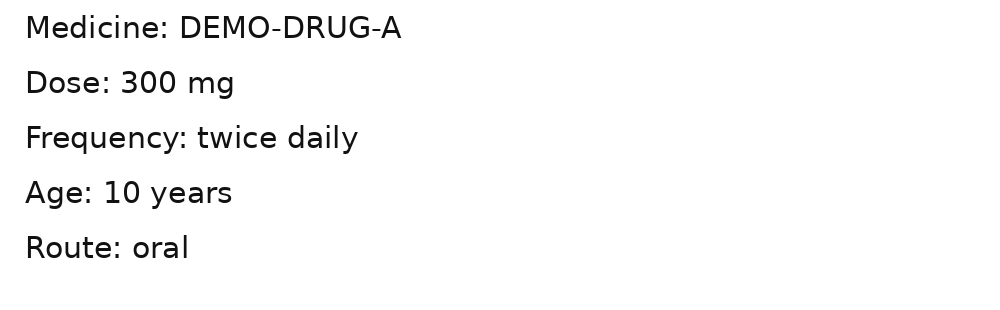
#> input picture examples/synthetic_prescription.png, 1000 x 310 px
$ python -i segments.py   (imports and definitions only)
#> lines starting #> are read from the running program, lines starting #| are printed output that depends on the picture; after the words box and inside, x2 and y2 are one past the last pixel; in counts of white or black regions, pixels touching at a corner belong together
#> further down, picture is the input picture: PIL image 1000x310 RGB; min 17, max 255, mean 248.6
"""Conservative text crop proposals for existing word-trained TrOCR.

OpenCV proposals are geometry-only. They are not a trained YOLO detector, do not
identify medicines, and cannot establish complete OCR coverage. Large contours
are broken into overlapping review tiles instead of crushing multiple rows into
one 384px crop. Every fallback tile is explicitly marked as uncertain.
"""
from __future__ import annotations
from PIL import Image, ImageOps


def propose_text_regions(image: Image.Image, *, maximum: int = 384):
#> called with maximum = 384
    try:
        import cv2
        import numpy as np
    except ImportError as exc:
        raise RuntimeError('OpenCV and numpy required for text proposals.') from exc
    im=image.convert('RGB')
    gray=np.asarray(ImageOps.autocontrast(ImageOps.grayscale(im)))
    h,w=gray.shape
#> h = 310; w = 1000
    if h<32 or w<64:
        return [], []
    # Adaptive threshold limits the false foreground generated by dark scanned
    # backgrounds and uneven lighting. Remove long straight ruling lines.
    block=41 if min(w,h)>=41 else (min(w,h)//2*2+1)
#> block = 41
    ink=cv2.adaptiveThreshold(gray,255,cv2.ADAPTIVE_THRESH_GAUSSIAN_C,
                              cv2.THRESH_BINARY_INV,block,17)
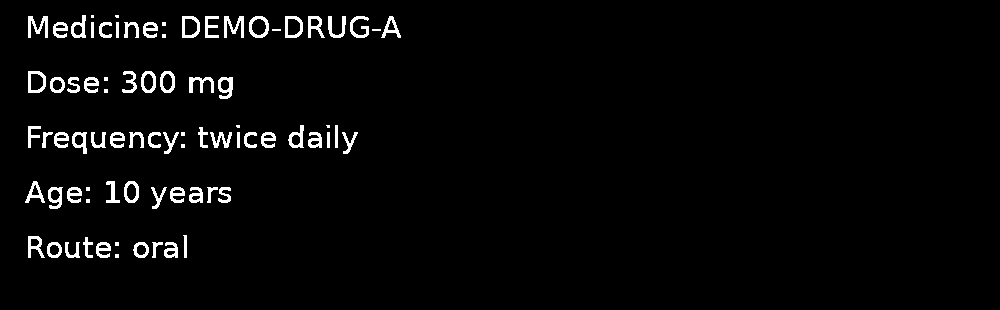
#> ink: shape (310, 1000); 2.9% white; 80 white regions (16 under 20 px), largest, box (x1, y1, x2, y2) and area: (28, 16, 48, 38) 226, (224, 16, 244, 38) 226, (189, 77, 214, 93) 200
    long_line=cv2.morphologyEx(ink,cv2.MORPH_OPEN,
                              cv2.getStructuringElement(cv2.MORPH_RECT,(max(80,w//5),1)))
#> long_line: shape (310, 1000); every value is 0
    ink=cv2.subtract(ink,long_line)
    near=cv2.morphologyEx(ink,cv2.MORPH_CLOSE,
                         cv2.getStructuringElement(cv2.MORPH_RECT,(max(7,min(15,w//75)),2)))
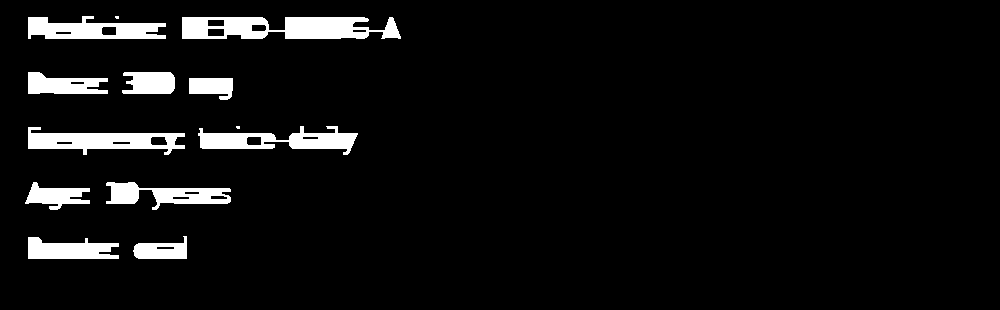
#> near: shape (310, 1000); 5.9% white; 13 white regions (2 under 20 px)
    contours,_=cv2.findContours(near,cv2.RETR_EXTERNAL,cv2.CHAIN_APPROX_SIMPLE)
#> contours = 13 contours, 2 with area under 20; largest, box (x1, y1, x2, y2) and area: (182, 17, 401, 39) 3600, (28, 127, 185, 155) 2334, (198, 126, 358, 155) 2148, (28, 16, 166, 39) 2042, (106, 182, 231, 210) 1684
    collected=[]
    def push(x1,y1,x2,y2,kind):
        x1=max(0,int(x1)); y1=max(0,int(y1));x2=min(w,int(x2)); y2=min(h,int(y2))
        if x2-x1>=12 and y2-y1>=8:
            collected.append((x1,y1,x2,y2,kind))
    pad_x=max(3,round(.007*w));pad_y=max(3,round(.005*h))
#> after `pad_x = max(3, round(0.007 * w))`: pad_x = 7
#> after `pad_y = max(3, round(0.005 * h))`: pad_y = 3
    for ctr in contours:
        x,y,bw,bh=cv2.boundingRect(ctr)
        if bw<max(14,w//130) or bh<max(8,h//210) or bw*bh<75:
            continue
        if bw>=0.72*w and bh>=0.16*h or bh>=0.23*h:
            # One contour may contain several medications. Dividing it into
            # bounded horizontal and vertical tiles avoids severe image resize.
            # Tiles overlap so ink on their boundaries is not silently lost.
            # The review flag prevents claims of complete coverage.
            max_tile_h=max(28,min(54,h//8))
            max_tile_w=max(120,min(290,w//2))
            y_end=y+bh
            yy=y
            while yy<y_end:
                yy2=min(y_end,yy+max_tile_h)
                xx=x
                while xx<x+bw:
                    xx2=min(x+bw,xx+max_tile_w)
                    content=ink[max(0,yy-3):min(h,yy2+3),max(0,xx-4):min(w,xx2+4)]
                    if content.size and int((content>0).sum())>=28:
                        push(xx-5,yy-5,xx2+5,yy2+5,'REVIEW_TILE_FROM_MERGED_CONTOUR')
                    if xx2>=x+bw:break
                    xx=xx2-8
                if yy2>=y_end:break
                yy=yy2-6
        else:
            push(x-pad_x,y-pad_y,x+bw+pad_x,y+bh+pad_y,'ADAPTIVE_CONTOUR')
#> this loop made 13 passes
#> (x, y, bw, bh) on passes 1, 2, 3, 4, 5, 6, 8, 9, 10, 11, 13: (28, 237, 91, 22), (133, 236, 54, 23), (106, 182, 125, 28), (25, 182, 65, 28), (28, 127, 157, 28), (198, 126, 160, 29), (189, 78, 44, 22), (122, 72, 53, 22), (28, 72, 80, 22), (182, 17, 219, 22), (28, 16, 138, 23)
#> (x, y, bw, bh) on passes 7, 12: (236, 126, 4, 3), (115, 16, 4, 3)
    # Stable reading-order proposal; individual boxes can still overlap.
    collected=list(dict.fromkeys(collected))
#> collected = 11 items
    collected.sort(key=lambda b:(b[1]//max(10,h//80),b[0],b[1],b[2]))
    if len(collected)>maximum:
        raise RuntimeError(f'{len(collected)} text proposals exceed {maximum}; request manual crop review, no truncation.')
    regions=[im.crop((x1,y1,x2,y2)) for x1,y1,x2,y2,_ in collected]
#> regions = 11 items
    boxes=[{'x1':x1,'y1':y1,'x2':x2,'y2':y2,'proposal_kind':kind,
            'geometry_verified':False} for x1,y1,x2,y2,kind in collected]
#> boxes = 11 items
    return regions,boxes

>>> from PIL import Image
>>> picture = Image.open('../examples/synthetic_prescription.png')
>>> result = propose_text_regions(picture)
